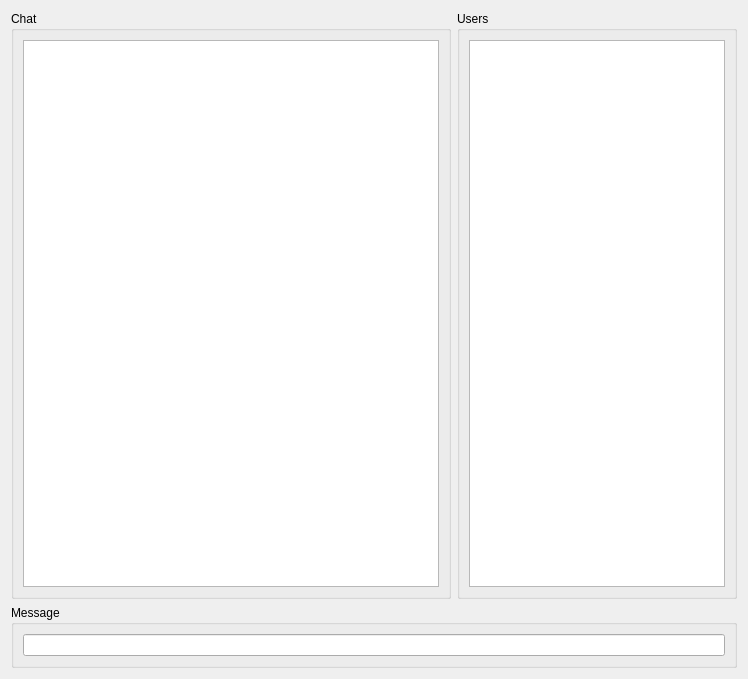
<?xml version="1.0" encoding="UTF-8"?>
<ui version="4.0">
 <class>Form</class>
 <widget class="QWidget" name="Form">
  <property name="geometry">
   <rect>
    <x>0</x>
    <y>0</y>
    <width>748</width>
    <height>679</height>
   </rect>
  </property>
  <property name="windowTitle">
   <string>Form</string>
  </property>
  <layout class="QGridLayout" name="gridLayout">
   <item row="0" column="1">
    <widget class="QGroupBox" name="users">
     <property name="title">
      <string>Users</string>
     </property>
     <layout class="QGridLayout" name="gridLayout_5">
      <item row="3" column="0" colspan="2">
       <widget class="QListWidget" name="usersList"/>
      </item>
     </layout>
    </widget>
   </item>
   <item row="0" column="0">
    <widget class="QGroupBox" name="chat">
     <property name="title">
      <string>Chat</string>
     </property>
     <layout class="QGridLayout" name="gridLayout_2">
      <item row="0" column="0">
       <widget class="QTextEdit" name="chatHistory"/>
      </item>
     </layout>
    </widget>
   </item>
   <item row="1" column="0" colspan="2">
    <widget class="QGroupBox" name="message">
     <property name="title">
      <string>Message</string>
     </property>
     <layout class="QGridLayout" name="gridLayout_3">
      <item row="0" column="0">
       <widget class="QLineEdit" name="messageEdit"/>
      </item>
     </layout>
    </widget>
   </item>
  </layout>
 </widget>
 <resources/>
 <connections/>
</ui>
